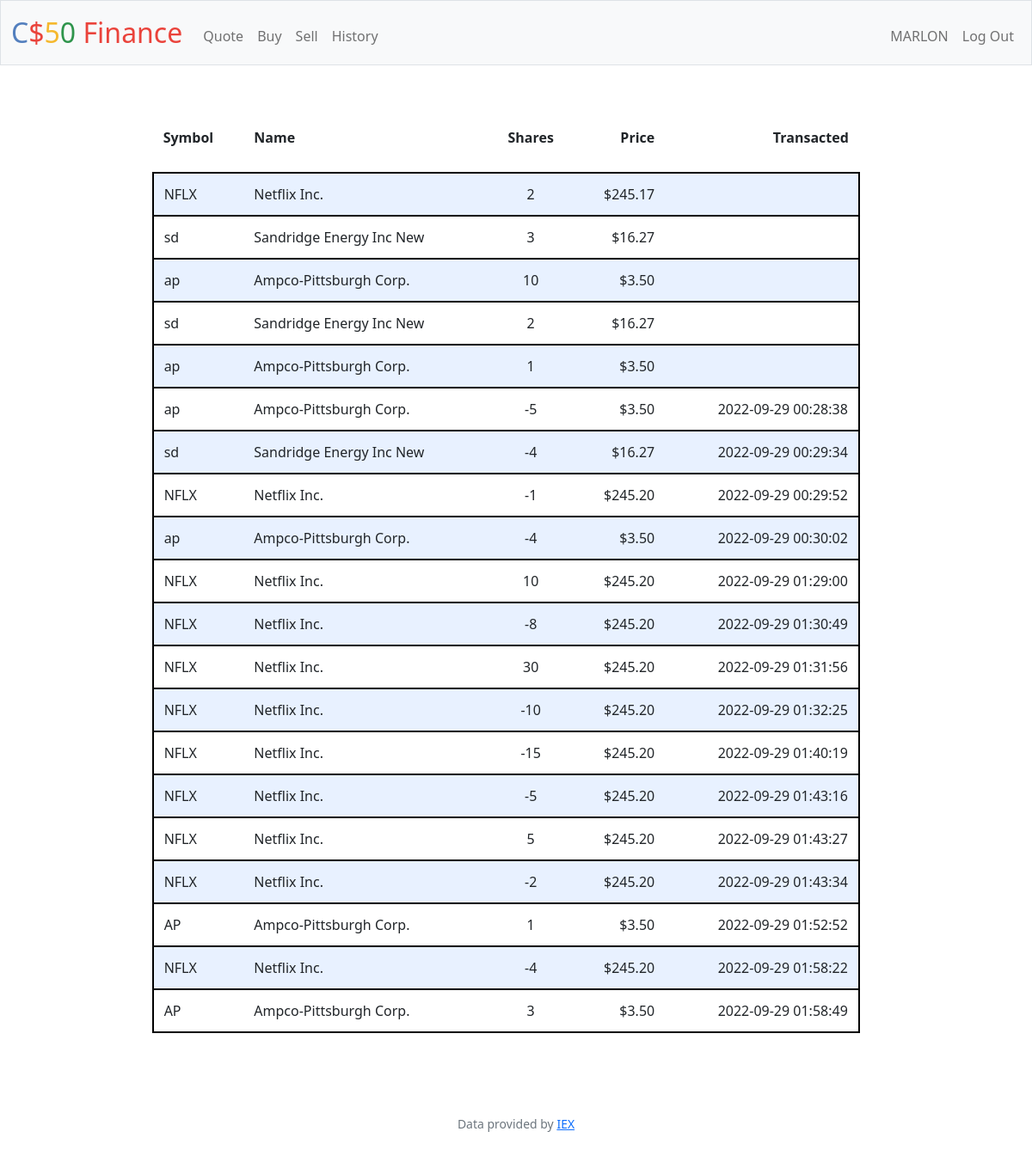
The page /history (signed in) on the database its author committed.
### tables this page shows
CREATE TABLE operation(
id INTEGER PRIMARY KEY AUTOINCREMENT NOT NULL, 
user_id INTEGER NOT NULL, 
symbol TEXT NOT NULL, 
companyName TEXT NOT NULL,
shares NUMERIC NOT NULL, 
price NUMERIC NOT NULL, 
date TEXT,
type BOOLEAN,
FOREIGN KEY(user_id) REFERENCES users(id)
);

### app.py (the view)
@app.route("/history")
@login_required
def history():
    history = db.execute("SELECT * FROM operation WHERE user_id = " + str(session["user_id"]) + " ORDER BY id ASC")
    LIST = []
    for current in history:
        OPERATION = {}
        OPERATION["symbol"] = current["symbol"]
        OPERATION["name"] = current["companyName"]
        OPERATION["shares"] = current["shares"]
        OPERATION["price"] = usd(current["price"])
        OPERATION["date"] = current["date"]
        LIST.append(OPERATION)
    return render_template("history.html", list=LIST)

### app.py (called while the page is built)
@app.after_request
def after_request(response):
    response.headers["Cache-Control"] = "no-cache, no-store, must-revalidate"
    response.headers["Expires"] = 0
    response.headers["Pragma"] = "no-cache"
    return response

### helpers.py (called while the page is built)
def login_required(f):
    @wraps(f)
    def decorated_function(*args, **kwargs):
        if session.get("user_id") is None:
            return redirect("/login")
        return f(*args, **kwargs)
    return decorated_function

def usd(value):
    return f"${value:,.2f}"

### templates/history.html (shortened to what this page needs)
{% extends "layout.html" %}
{% block main %}
    <table>
        <thead>
            <tr>
                <th><p align="left">Symbol</p></th>
                <th><p align="left">Name</p></th>
                <th><p>Shares</p></th>
                <th><p align="right">Price</p></th>
                <th><p align="right">Transacted</p></th>
            </tr>
        </thead>
        <tbody>
            {% for current in list %}
                <tr>
                    <td align="left">{{ current["symbol"] }}</td>
                    <td align="left">{{ current["name"] }}</td>
                    <td>{{ current["shares"] }}</td>
                    <td align="right">{{ current["price"] }}</td>
                    <td align="right">{{ current["date"] }}</td>
                </tr>
            {% endfor %}
        </tbody>
    </table>
{% endblock %}

### templates/layout.html (shortened to what this page needs)
<!DOCTYPE html>
<html lang="en">
    <head>
        <link href="https://cdn.jsdelivr.net/npm/bootstrap@5.1.3/dist/css/bootstrap.min.css" rel="stylesheet">
        <link href="/static/styles.css" rel="stylesheet">
    </head>
    <body>
        <nav class="bg-light border navbar navbar-expand-md navbar-light">
            <div class="container-fluid">
                <a class="navbar-brand" href="/"><span class="blue">C</span><span class="red">$</span><span class="yellow">5</span><span class="green">0</span> <span class="red">Finance</span></a>
                <div class="collapse navbar-collapse" id="navbar">
                    {% if session["user_id"] %}
                        <ul class="navbar-nav me-auto mt-2">
                            <li class="nav-item"><a class="nav-link" href="/quote">Quote</a></li>
                            <li class="nav-item"><a class="nav-link" href="/buy">Buy</a></li>
                            <li class="nav-item"><a class="nav-link" href="/sell">Sell</a></li>
                            <li class="nav-item"><a class="nav-link" href="/history">History</a></li>
                        </ul>
                        <ul class="navbar-nav ms-auto mt-2">
                            <li class="nav-item"><a class="nav-link" href="/profile">{{ session["name"] }}</a></li>
                            <li class="nav-item"><a class="nav-link" href="/logout">Log Out</a></li>
                        </ul>
                    {% else %}
                        <ul class="navbar-nav ms-auto mt-2">
                            <li class="nav-item"><a class="nav-link" href="/register">Register</a></li>
                            <li class="nav-item"><a class="nav-link" href="/login">Log In</a></li>
                        </ul>
                    {% endif %}
                </div>
            </div>
        </nav>
        <main class="container-fluid py-5 text-center">
            {% block main %}{% endblock %}
        </main>
        <footer class="mb-5 small text-center text-muted">
            Data provided by <a href="https://iexcloud.io/">IEX</a>
        </footer>
    </body>
</html>

### static/styles.css (style rules this page uses)
nav .navbar-brand { font-size: xx-large; }
nav .navbar-brand .blue { color: #537fbe; }
nav .navbar-brand .red { color: #ea433b; }
nav .navbar-brand .yellow { color: #f5b82e; }
nav .navbar-brand .green { color: #2e944b; }
table { background-color: transparent; margin-bottom: 1rem; width: 70%; margin: 1% 10% 2% 14%; }
table th, table td { padding: 0.75rem; vertical-align: middle; text-decoration: solid; text-decoration-color: black; }
tbody tr:nth-of-type(odd) { background-color: rgb(179, 208, 255, 0.3);*/ }
tbody tr { border-width: 2px; border-color: black; }

### rows shown on the page
operation: symbol "NFLX", name "Netflix Inc.", shares "2", price "$245.17"
operation: symbol "sd", name "Sandridge Energy Inc New", shares "3", price "$16.27"
operation: symbol "ap", name "Ampco-Pittsburgh Corp.", shares "10", price "$3.50"
operation: symbol "sd", name "Sandridge Energy Inc New", shares "2", price "$16.27"
operation: symbol "ap", name "Ampco-Pittsburgh Corp.", shares "1", price "$3.50"
operation: symbol "ap", name "Ampco-Pittsburgh Corp.", shares "-5", price "$3.50", date "2022-09-29 00:28:38"
operation: symbol "sd", name "Sandridge Energy Inc New", shares "-4", price "$16.27", date "2022-09-29 00:29:34"
operation: symbol "NFLX", name "Netflix Inc.", shares "-1", price "$245.20", date "2022-09-29 00:29:52"
operation: symbol "ap", name "Ampco-Pittsburgh Corp.", shares "-4", price "$3.50", date "2022-09-29 00:30:02"
operation: symbol "NFLX", name "Netflix Inc.", shares "10", price "$245.20", date "2022-09-29 01:29:00"
operation: symbol "NFLX", name "Netflix Inc.", shares "-8", price "$245.20", date "2022-09-29 01:30:49"
operation: symbol "NFLX", name "Netflix Inc.", shares "30", price "$245.20", date "2022-09-29 01:31:56"
operation: symbol "NFLX", name "Netflix Inc.", shares "-10", price "$245.20", date "2022-09-29 01:32:25"
operation: symbol "NFLX", name "Netflix Inc.", shares "-15", price "$245.20", date "2022-09-29 01:40:19"
operation: symbol "NFLX", name "Netflix Inc.", shares "-5", price "$245.20", date "2022-09-29 01:43:16"
operation: symbol "NFLX", name "Netflix Inc.", shares "5", price "$245.20", date "2022-09-29 01:43:27"
operation: symbol "NFLX", name "Netflix Inc.", shares "-2", price "$245.20", date "2022-09-29 01:43:34"
operation: symbol "AP", name "Ampco-Pittsburgh Corp.", shares "1", price "$3.50", date "2022-09-29 01:52:52"
operation: symbol "NFLX", name "Netflix Inc.", shares "-4", price "$245.20", date "2022-09-29 01:58:22"
operation: symbol "AP", name "Ampco-Pittsburgh Corp.", shares "3", price "$3.50", date "2022-09-29 01:58:49"

### other values the page prints
{{ session["name"] }} "MARLON"
